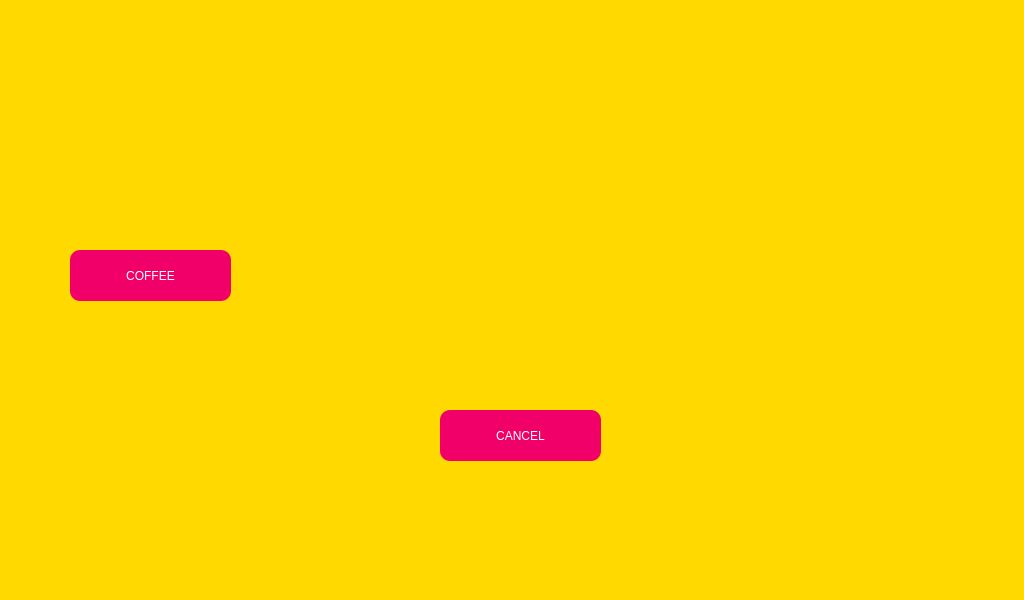
<?xml version="1.0" encoding="UTF-8"?>
<ui version="4.0">
 <class>MainWindow</class>
 <widget class="QMainWindow" name="MainWindow">
  <property name="geometry">
   <rect>
    <x>0</x>
    <y>0</y>
    <width>1024</width>
    <height>600</height>
   </rect>
  </property>
  <property name="windowTitle">
   <string>MainWindow</string>
  </property>
  <widget class="QWidget" name="centralwidget">
   <widget class="QWidget" name="widget" native="true">
    <property name="geometry">
     <rect>
      <x>0</x>
      <y>0</y>
      <width>1024</width>
      <height>600</height>
     </rect>
    </property>
    <property name="styleSheet">
     <string notr="true">background-color: rgb(255, 217, 0);</string>
    </property>
    <widget class="QPushButton" name="cancel">
     <property name="geometry">
      <rect>
       <x>440</x>
       <y>410</y>
       <width>161</width>
       <height>51</height>
      </rect>
     </property>
     <property name="styleSheet">
      <string notr="true">background-color: rgb(240, 0, 104);
font: 87 18pt &quot;Arial Black&quot;;
color: rgb(255, 255, 255);
border-radius: 10px;</string>
     </property>
     <property name="text">
      <string>CANCEL</string>
     </property>
    </widget>
    <widget class="QLabel" name="pic1">
     <property name="geometry">
      <rect>
       <x>80</x>
       <y>80</y>
       <width>141</width>
       <height>161</height>
      </rect>
     </property>
     <property name="text">
      <string/>
     </property>
     <property name="pixmap">
      <pixmap>Images/coffeeCopy.png</pixmap>
     </property>
    </widget>
    <widget class="QPushButton" name="coffee">
     <property name="geometry">
      <rect>
       <x>70</x>
       <y>250</y>
       <width>161</width>
       <height>51</height>
      </rect>
     </property>
     <property name="styleSheet">
      <string notr="true">background-color: rgb(240, 0, 104);
font: 87 18pt &quot;Arial Black&quot;;
color: rgb(255, 255, 255);
border-radius: 10px;</string>
     </property>
     <property name="text">
      <string>COFFEE</string>
     </property>
    </widget>
   </widget>
  </widget>
 </widget>
 <resources>
  <include location="res.qrc"/>
 </resources>
 <connections/>
</ui>
